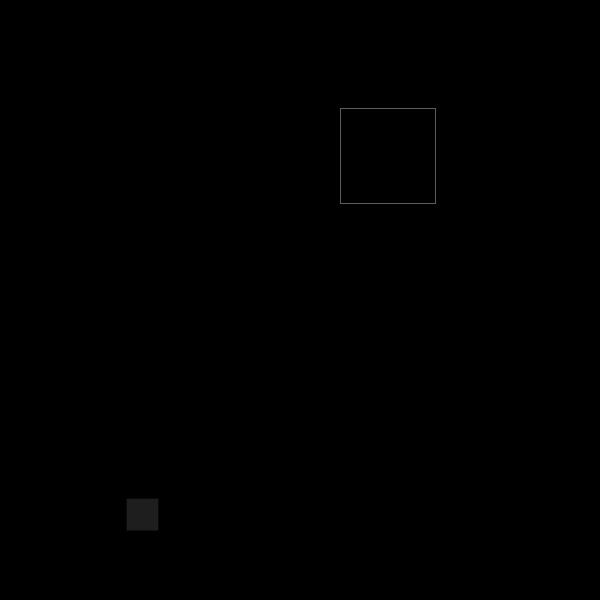
Frame 1 (no input)
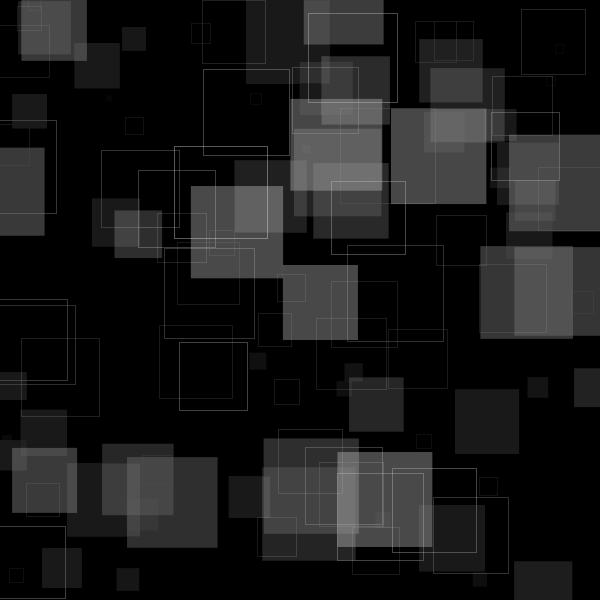
Frame 60 (the mouse pressed at the canvas centre just before this capture)
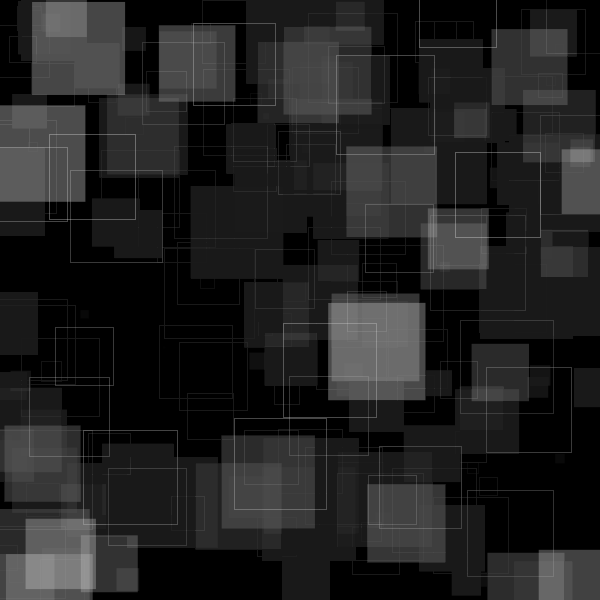
Frame 120 (the mouse held since frame 60 and released just before this capture)

The Processing sketch that drew these frames (run headless with seeded random() and noise(); from frame 60 on, the mouse is pressed at the canvas centre):

// Processing sketch: white_box
// ── white_box.pde
void setup(){
  size(600, 600);
  background(0);
}

void draw(){
  float centerx = random(width);
  float centery = random(height);
  float r = random(100);
  ///////////////////////////rect
  stroke(255, r);
  noFill();
  rectMode(CENTER);
  rect(centerx, centery, r, r);
  ///////////////////////////
  float centerX = random(width);
  float centerY = random(height);
  float R = random(100);
  ///////////////////////////box
  noStroke();
  fill(255, R);
  rect(centerX, centerY, R, R);
  //////////////////////////reset
  rectMode(CORNER);
  fill(0, 5);
  rect(0, 0, width, height);
}
